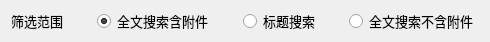
            <widget class="QWidget" name="layoutWidget_7">
                <property name="geometry">
                    <rect>
                        <x>10</x>
                        <y>400</y>
                        <width>481</width>
                        <height>22</height>
                    </rect>
                </property>
                <layout class="QHBoxLayout" name="horizontalLayout_15">
                    <item>
                        <widget class="QLabel" name="label_13">
                            <property name="minimumSize">
                                <size>
                                    <width>80</width>
                                    <height>20</height>
                                </size>
                            </property>
                            <property name="maximumSize">
                                <size>
                                    <width>80</width>
                                    <height>20</height>
                                </size>
                            </property>
                            <property name="font">
                                <font>
                                    <pointsize>10</pointsize>
                                    <bold>false</bold>
                                    <underline>false</underline>
                                    <stylestrategy>PreferDefault</stylestrategy>
                                </font>
                            </property>
                            <property name="text">
                                <string>筛选范围</string>
                            </property>
                        </widget>
                    </item>
                    <item>
                        <widget class="QRadioButton" name="rb_fullTextInclludingAttachments">
                            <property name="sizePolicy">
                                <sizepolicy hsizetype="Expanding" vsizetype="Fixed">
                                    <horstretch>0</horstretch>
                                    <verstretch>0</verstretch>
                                </sizepolicy>
                            </property>
                            <property name="minimumSize">
                                <size>
                                    <width>140</width>
                                    <height>20</height>
                                </size>
                            </property>
                            <property name="maximumSize">
                                <size>
                                    <width>140</width>
                                    <height>20</height>
                                </size>
                            </property>
                            <property name="font">
                                <font>
                                    <pointsize>10</pointsize>
                                    <bold>false</bold>
                                    <underline>false</underline>
                                    <stylestrategy>PreferDefault</stylestrategy>
                                </font>
                            </property>
                            <property name="text">
                                <string>全文搜索含附件</string>
                            </property>
                            <property name="checkable">
                                <bool>true</bool>
                            </property>
                            <property name="checked">
                                <bool>true</bool>
                            </property>
                        </widget>
                    </item>
                    <item>
                        <widget class="QRadioButton" name="rb_titleSearch">
                            <property name="sizePolicy">
                                <sizepolicy hsizetype="Expanding" vsizetype="Fixed">
                                    <horstretch>0</horstretch>
                                    <verstretch>0</verstretch>
                                </sizepolicy>
                            </property>
                            <property name="minimumSize">
                                <size>
                                    <width>100</width>
                                    <height>20</height>
                                </size>
                            </property>
                            <property name="maximumSize">
                                <size>
                                    <width>100</width>
                                    <height>20</height>
                                </size>
                            </property>
                            <property name="font">
                                <font>
                                    <pointsize>10</pointsize>
                                    <bold>false</bold>
                                    <underline>false</underline>
                                    <stylestrategy>PreferDefault</stylestrategy>
                                </font>
                            </property>
                            <property name="text">
                                <string>标题搜索</string>
                            </property>
                        </widget>
                    </item>
                    <item>
                        <widget class="QRadioButton" name="rb_fullTextNoAttachment">
                            <property name="sizePolicy">
                                <sizepolicy hsizetype="Expanding" vsizetype="Fixed">
                                    <horstretch>0</horstretch>
                                    <verstretch>0</verstretch>
                                </sizepolicy>
                            </property>
                            <property name="minimumSize">
                                <size>
                                    <width>130</width>
                                    <height>20</height>
                                </size>
                            </property>
                            <property name="maximumSize">
                                <size>
                                    <width>130</width>
                                    <height>20</height>
                                </size>
                            </property>
                            <property name="font">
                                <font>
                                    <pointsize>10</pointsize>
                                    <bold>false</bold>
                                    <underline>false</underline>
                                    <stylestrategy>PreferDefault</stylestrategy>
                                </font>
                            </property>
                            <property name="text">
                                <string>全文搜索不含附件</string>
                            </property>
                        </widget>
                    </item>
                </layout>
            </widget>
